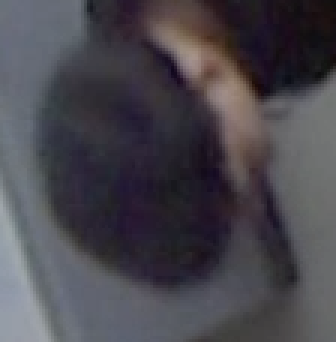
%> input picture Data/Test_Data/test7.png, 112 x 114 px, given in place of test7.jpg, which was not available (shown 3 times larger)
$ octave Final.m   (GNU Octave 9; MATLAB toolbox functions it lacks are replaced by stand-ins)
%> lines starting %> are read from the running program, lines starting %| are printed output that depends on the picture; pictures that were not available may be replaced by others from this repository, and a replacement may not be noted
clear all;
clc;
image = imread('test7.jpg'); %input compressed imaget
%> image is the input picture: size 114x112x3 uint8; mean R, G, B 73.4, 70.6, 77.7

imager = image(:,:,1);
imageg = image(:,:,2);
imageb = image(:,:,3);
H = [-1,-1,-1;
     -1,12,-1;
     -1,-1,-1];
R = conv2(double(imager),double(H),'same');
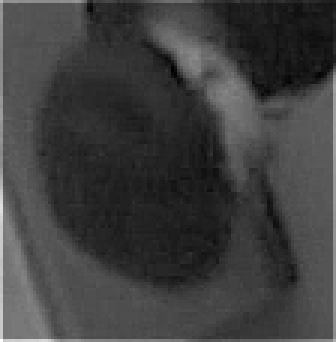
%> R: size 114x112 double (shown 3 times larger); min -36, max 1330, mean 303.3; drawn with min black and max white
G = conv2(double(imageg),double(H),'same');
B = conv2(double(imageb),double(H),'same');
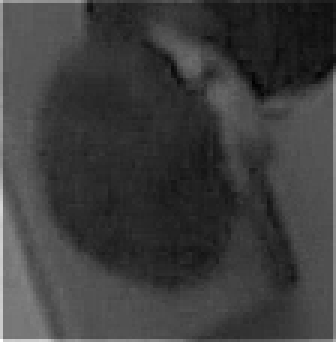
%> B: size 114x112 double (shown 3 times larger); min -51, max 1485, mean 321.1; drawn with min black and max white

image(:,:,1) = R;
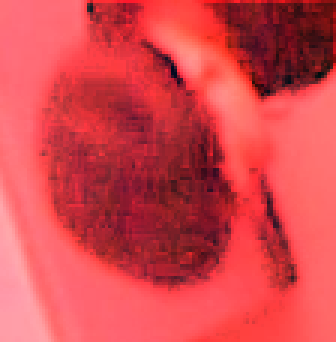
%> image: size 114x112x3 uint8 (shown 3 times larger); mean R, G, B 213.9, 70.6, 77.7
image(:,:,2) = G;
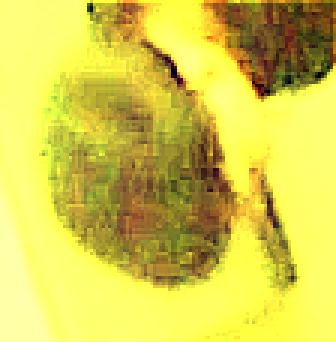
%> image: size 114x112x3 uint8 (shown 3 times larger); mean R, G, B 213.9, 203.5, 77.7
image(:,:,3) = B;
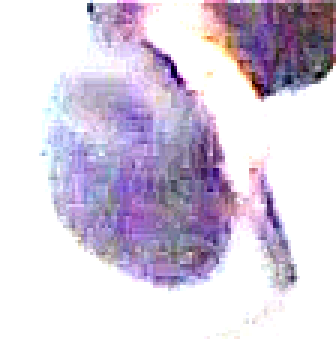
%> image: size 114x112x3 uint8 (shown 3 times larger); mean R, G, B 213.9, 203.5, 221.7
figure(9),imshow(image);


timage = imread('test6.jpg');
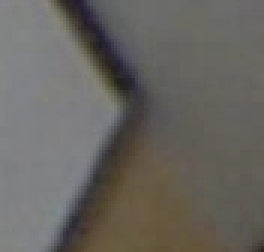
%> input picture Data/Test_Data/test6.png, 88 x 84 px, given in place of test6.jpg, which was not available (shown 3 times larger)
%> timage is the input picture: size 84x88x3 uint8; mean R, G, B 103.7, 100.8, 96
timage = uint8(timage);
timage = timage(:,:,1);
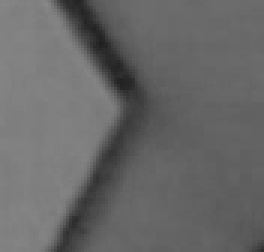
%> timage: size 84x88 uint8 (shown 3 times larger); min 32, max 136, mean 103.7
%> (the run ends here)
